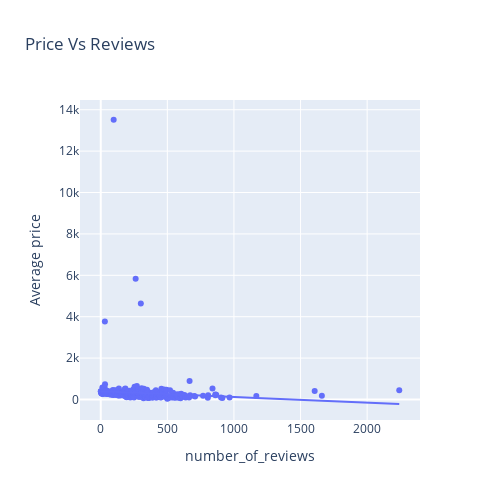

Notebook source saved alongside this figure:
### Markdown cell above
- **Short-Term Rentals** are the expensive property type in New Orleans.

### Code cell
## -----------------------------------------------------prices vs Reviews-------------------------------------------------------------------------------
prices_vs_reviews = data.groupby('number_of_reviews')['price'].mean().reset_index(name = 'Average price')
fig3 = px.scatter(prices_vs_reviews, x = 'number_of_reviews', y = 'Average price', title = "Price Vs Reviews",trendline = "ols")

# Update layout
fig3.update_layout(
    height=500,
    width=500,
    showlegend=False
)

fig3.show()

### Figure 1 — Plotly figure (JSON) as saved in the notebook; plotly's stock layout.template omitted (floating-point values rounded to 4 significant figures; data arrays with more than 128 entries replaced by an {"elided": "..."} marker saying what was removed)
{"data": [{"hovertemplate": "number_of_reviews=%{x}<br>Average price=%{y}<extra></extra>", "legendgroup": "", "marker": {"color": "#636efa", "symbol": "circle"}, "mode": "markers", "name": "", "orientation": "v", "showlegend": false, "type": "scatter", "x": {"elided": "464 int values"}, "xaxis": "x", "y": {"elided": "464 float values"}, "yaxis": "y"}, {"hovertemplate": "<b>OLS trendline</b><br>Average price = -0.273154 * number_of_reviews + 394.397<br>R<sup>2</sup>=0.007465<br><br>number_of_reviews=%{x}<br>Average price=%{y} <b>(trend)</b><extra></extra>", "legendgroup": "", "marker": {"color": "#636efa", "symbol": "circle"}, "mode": "lines", "name": "", "showlegend": false, "type": "scatter", "x": {"elided": "464 int values"}, "xaxis": "x", "y": {"elided": "464 float values"}, "yaxis": "y"}], "layout": {"height": 500, "legend": {"tracegroupgap": 0}, "showlegend": false, "title": {"text": "Price Vs Reviews"}, "width": 500, "xaxis": {"anchor": "y", "autorange": true, "domain": [0, 1], "range": [-155.8, 2397.0], "title": {"text": "number_of_reviews"}, "type": "linear"}, "yaxis": {"anchor": "x", "autorange": true, "domain": [0, 1], "range": [-990.8, 14470.0], "title": {"text": "Average price"}, "type": "linear"}}}
